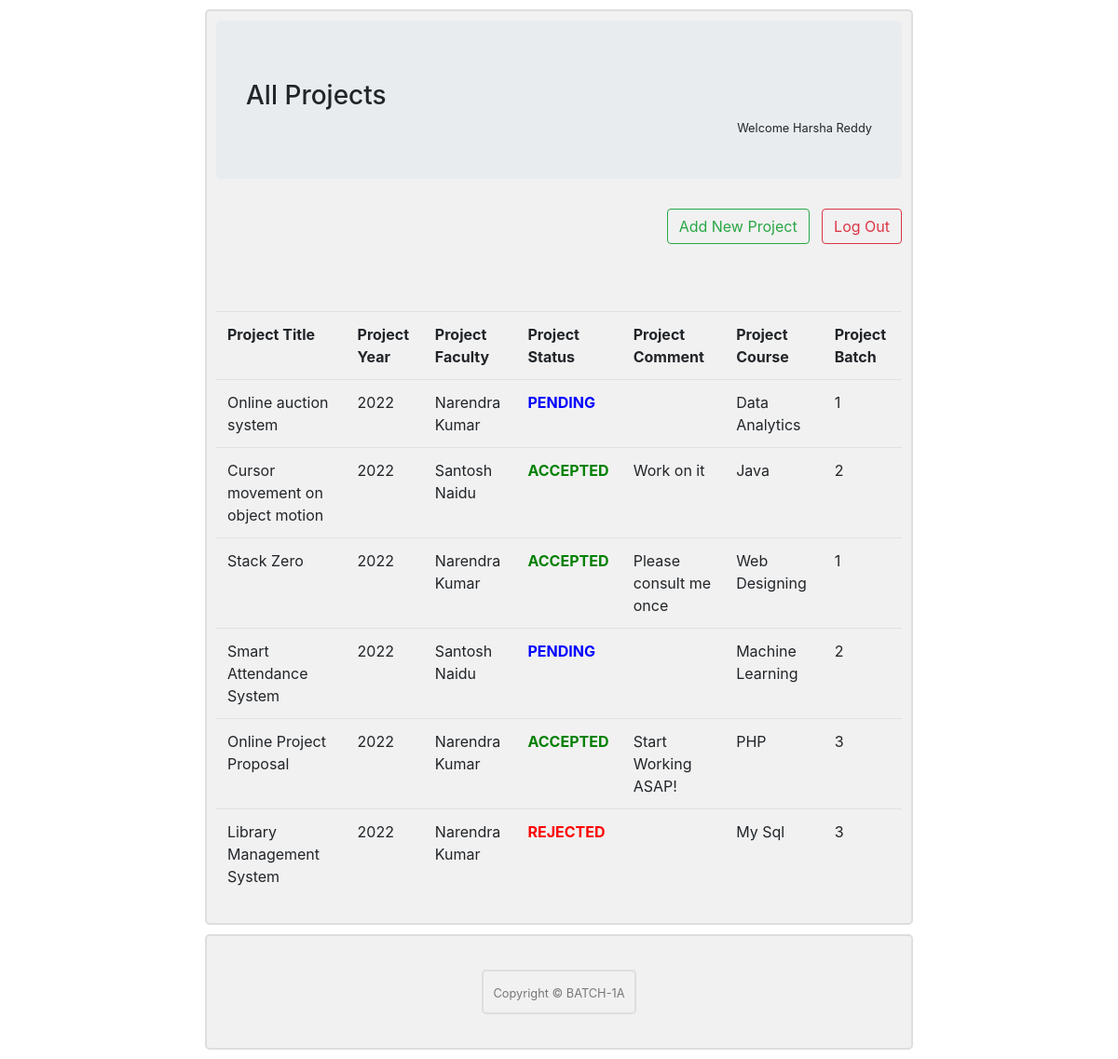
/student/all.php (signed in), run on the app's committed database.
### tables this page shows
CREATE TABLE student_record (
  student_ID int NOT NULL AUTO_INCREMENT,
  student_EMAIL varchar(50) NOT NULL,
  student_FIRST_NAME varchar(50) NOT NULL,
  student_LAST_NAME varchar(50) NOT NULL,
  student_PASSWORD varchar(50) NOT NULL,
  status tinyint(1) NOT NULL DEFAULT 0,
   PRIMARY KEY(student_ID)
);

CREATE TABLE project_record (
  project_ID int NOT NULL AUTO_INCREMENT,
  student_ID int NOT NULL,
  faculty_ID int NOT NULL,
  project_TITLE varchar(50) NOT NULL,
  project_YEAR int NOT NULL,
  project_PROFESSOR varchar(50) DEFAULT NULL,
  project_BATCH int NOT NULL,
  project_COURSE varchar(50) NOT NULL,
  project_COMMENT varchar(500) DEFAULT NULL,
  project_STATUS tinyint(1) NOT NULL DEFAULT 0,
  project_file varchar(100) NOT NULL,
   PRIMARY KEY(project_ID)
);

CREATE TABLE faculty_record (
  faculty_ID int NOT NULL AUTO_INCREMENT,
  faculty_FIRST_NAME varchar(50) NOT NULL,
  faculty_LAST_NAME varchar(50) NOT NULL,
  faculty_EMAIL varchar(50) NOT NULL,
  faculty_DEPT varchar(30) NOT NULL,
  faculty_PASSWORD varchar(50) NOT NULL,
   PRIMARY KEY(faculty_ID)
);

### student/all.php (the view, shortened to what this page needs)
<?php
    require_once('../server/connection.php');
    $stID = $_SESSION['id'];
    $sql = "SELECT student_FIRST_NAME , student_LAST_NAME FROM student_record WHERE student_ID = ${stID}";
    $result = $conn->query($sql);
    $data = $result->fetch_assoc();
    $studentName = $data['student_FIRST_NAME'] . " " . $data['student_LAST_NAME'] ;
?>
<!DOCTYPE html>
<html lang="en">
<head>
    <link rel="stylesheet" href="../css/bootstrap.css">
    <link rel="stylesheet" href="style.css">
</head>
<body>
    <div class="container container-fluid">
        <div class="jumbotron">
            <h3 class='center'>All Projects</h3>
            <small class="right"><?php echo "Welcome " . $studentName ?></small>
        </div>
        <nav class="right">
            <form action="#" method="post">
                <input type="submit" value="Add New Project" class="btn btn-outline-success" name="add">
                <input type="submit" value="Log Out" class="btn btn-outline-danger" name="logout">
            </form><br><br><br>
        </nav>
        <table class="table">
            <tr>
                <th>Project Title</th>
                <th>Project Year</th>
                <th>Project Faculty</th>
                <th>Project Status</th>
                <th>Project Comment</th>
                <th>Project Course</th>
                <th>Project Batch</th>
            </tr>
            <?php
                $sql = "SELECT * FROM project_record";
                $result = $conn->query($sql);
                $rows = $result->num_rows;
                if($rows >= 1){
                    while($data = $result->fetch_assoc()){
                        $title = $data['project_TITLE'];
                        $year = $data['project_YEAR'];
                        $facultyID = $data['faculty_ID'];
                        $status = $data['project_STATUS'];
                        $comment = $data['project_COMMENT'];
                        $course = $data['project_COURSE'];
                        $batch = $data['project_BATCH'];
                        echo"
                        <tr>
                            <td>${title}</td>
                            <td>${year}</td>
                        ";
                        $sql1 = "SELECT faculty_FIRST_NAME , faculty_LAST_NAME FROM faculty_record WHERE faculty_ID = ${facultyID}";
                        $result1 = $conn->query($sql1);
                        $data1 = $result1->fetch_assoc();
                        $facultyNAME = $data1['faculty_FIRST_NAME'] . ' ' . $data1['faculty_LAST_NAME'];
                        echo"
                            <td>${facultyNAME}</td>
                        ";
                        if($status == 0){
                            echo "<td><font color='blue'><strong>PENDING</strong></font></td>";
                        }elseif($status == 1){
                            echo "<td><font color='green'><strong>ACCEPTED</strong></font></td>";
                        }else{
                            echo "<td><font color='red'><strong>REJECTED</strong></font></td>";
                        }
                        echo"
                            <td>${comment}</td>
                            <td>${course}</td>
                            <td>${batch}</td>
                        </tr>
                        ";
                    }
                }else{
                    echo '<br><br><br><br><div class="alert alert-danger center" role="alert" >You Have No Project</div>';
                }
            ?>
        </table>
    </div>
    <div class="container text-center">
        <div class="row justify-content-center">
            <footer id="sticky-footer" class="flex-shrink-0 py-3 text-black-50">
                <div class="container text-center">
                    <small>Copyright &copy; BATCH-1A</small>
                </div>
            </footer>
        </div>
     </div>
</body>
</html>

### chat/style.css (style rules this page uses)
body { margin: 0 auto; max-width: 800px; padding: 0 20px; }
.container { border: 2px solid #dedede; background-color: #f1f1f1; border-radius: 5px; padding: 10px; margin: 10px 0; }
.container::after { content: ""; clear: both; display: table; }
.right { float: right; }

### data on the page
student_record: studentName "Harsha Reddy"
project_record: project_TITLE "Online auction system", project_YEAR "2022", faculty_ID.faculty_LAST_NAME "Narendra Kumar", project_STATUS "PENDING", project_COURSE "Data Analytics", project_BATCH "1"
project_record: project_TITLE "Cursor movement on object motion", project_YEAR "2022", faculty_ID.faculty_LAST_NAME "Santosh Naidu", project_STATUS "ACCEPTED", project_COMMENT "Work on it", project_COURSE "Java", project_BATCH "2"
project_record: project_TITLE "Stack Zero", project_YEAR "2022", faculty_ID.faculty_LAST_NAME "Narendra Kumar", project_STATUS "ACCEPTED", project_COMMENT "Please consult me once", project_COURSE "Web Designing", project_BATCH "1"
project_record: project_TITLE "Smart Attendance System", project_YEAR "2022", faculty_ID.faculty_LAST_NAME "Santosh Naidu", project_STATUS "PENDING", project_COURSE "Machine Learning", project_BATCH "2"
project_record: project_TITLE "Online Project Proposal", project_YEAR "2022", faculty_ID.faculty_LAST_NAME "Narendra Kumar", project_STATUS "ACCEPTED", project_COMMENT "Start Working ASAP!", project_COURSE "PHP", project_BATCH "3"
project_record: project_TITLE "Library Management System", project_YEAR "2022", faculty_ID.faculty_LAST_NAME "Narendra Kumar", project_STATUS "REJECTED", project_COURSE "My Sql", project_BATCH "3"
